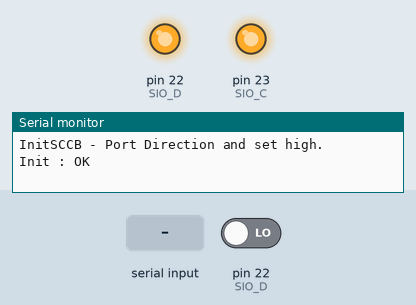
Recording of a sketch running on a simulated Arduino Mega 2560, built with avr-gcc and run on an emulated ATmega2560. On the bench: output pins drawn as LEDs (lit = HIGH), the last lines printed to the serial monitor. Dashed ring = blinking. Inputs (shaded band) come from the test bench; at power-on: pin 22 (SIO_D) LOW.

Above: at 1.2 s.
1.3 s: "t90\n" received over Serial
At 1.5 s:
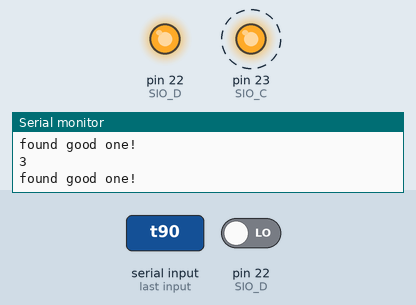
4.3 s: pin 22 (SIO_D) driven HIGH
7.3 s: "r90\n" received over Serial
10.3 s: "r,45\n" received over Serial
At 11.5 s:
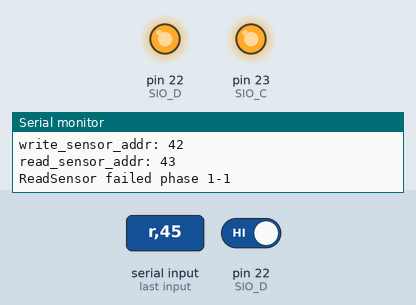
11.8 s: "t,45\n" received over Serial
At 12.0 s:
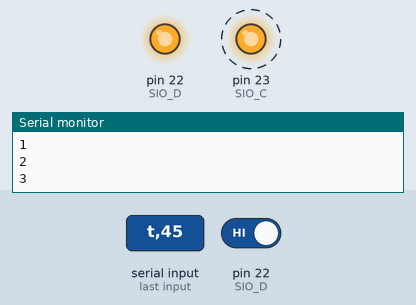
Timing chart, 0 to 15.8 s (numbered marks = the images above; inputs shaded):
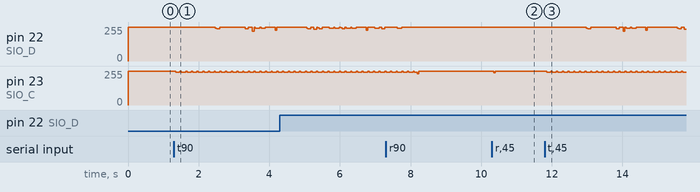

The sketch:

sccb_console.ino
```cpp
// start of a SCCB console, r to read, w to write, t to scan
// change the 3 #defines at the top for your hardware / setup

#define sensor_addr 33 // 0x21 in HEX, recheck with 't'
#define SIO_C 23
#define SIO_D 22

#define SIO_CLKDELAY 100

void InitSCCB(void) {
  pinMode(SIO_C, OUTPUT);
  pinMode(SIO_D, OUTPUT);

  digitalWrite(SIO_C, HIGH);
  digitalWrite(SIO_D, HIGH);
  Serial.println("InitSCCB - Port Direction and set high.");
}

void StartSCCB(void) {
//  Serial.println("Starting SCCB...");
  /*put HIGH in order to avoid propagating unknown bus state.*/
  digitalWrite(SIO_D, HIGH);
  delayMicroseconds(SIO_CLKDELAY);
  digitalWrite(SIO_C, HIGH);
  delayMicroseconds(SIO_CLKDELAY);
  digitalWrite(SIO_D, LOW); // documentation: assert SIO_D low while SIO_C high
  delayMicroseconds(SIO_CLKDELAY);
  digitalWrite(SIO_C, LOW);
//  Serial.println("Starting SCCB : done.");
}

void StopSCCB(void) {
//  Serial.println("Stoping SCCB...");
  digitalWrite(SIO_D,LOW);
  delayMicroseconds(SIO_CLKDELAY);
  digitalWrite(SIO_C,HIGH);
  delayMicroseconds(SIO_CLKDELAY);
  digitalWrite(SIO_D,HIGH);
  delayMicroseconds(SIO_CLKDELAY);
//  Serial.println("Stoping SCCB : done.");
}

char WriteSCCB(byte m_data) {
  unsigned char tem;
  for(int j = 0;j < 8;j++) {
    /*write the MSB not written yet :*/
    if((m_data << j) & 0x80)
    {
      digitalWrite(SIO_D, HIGH);
    }
    else {
      digitalWrite(SIO_D, LOW);
    }
    delayMicroseconds(SIO_CLKDELAY);
    digitalWrite(SIO_C, HIGH);
    delayMicroseconds(SIO_CLKDELAY);
    digitalWrite(SIO_C, LOW);
    delayMicroseconds(SIO_CLKDELAY);
  }
  /*eight bits have been send, let's deal with the ninth Don't-care one*/
  /*we put the SIO_D pin at low in order to avoid propagating any unknown state.*/
  /*why input ? because it enables a high impedance, I suppose...?*/
  pinMode(SIO_D, INPUT);
  digitalWrite(SIO_D, LOW);

  delayMicroseconds(SIO_CLKDELAY);
  digitalWrite(SIO_C, HIGH);
  delayMicroseconds(SIO_CLKDELAY);

  /*there is something to read to check the transmission :*/
  if(digitalRead(SIO_D) == HIGH)
  {
//    Serial.println("SCCB Write NG");
    tem = 0;
  } else {
    tem = 1;
//    Serial.println("SCCB Write : OK.");
  }

  digitalWrite(SIO_C, LOW);
  delayMicroseconds(SIO_CLKDELAY);

  /*let's clean that up :*/
  pinMode(SIO_D, OUTPUT);

  return tem;
}

char ReadSCCB(byte* m_data) {
  /* Let's make things readable */
  pinMode(SIO_D, INPUT);
  digitalWrite(SIO_D, LOW);

  for (unsigned int j = 0; j < 8; j++) {
    delayMicroseconds(SIO_CLKDELAY);
    digitalWrite(SIO_C, HIGH);

    /*let's read in the middle of the SIO_C cycle :*/
    /*read the MSB not read yet :*/
    if(digitalRead(SIO_D) != LOW) {
      *m_data = 0x01 | (*m_data << 1);
    } else {
      *m_data = 0xFE & (*m_data << 1) ;
    }

    delayMicroseconds(SIO_CLKDELAY);
    digitalWrite(SIO_C, LOW);
    delayMicroseconds(SIO_CLKDELAY);
  }

  /*eight bits have been read, let's deal with the ninth Don't-care one*/
  /*the master is responsible for driver SIO_D at logical 1 during the NA bit.*/
  pinMode(SIO_D, OUTPUT);
  digitalWrite(SIO_D, HIGH);

  delayMicroseconds(SIO_CLKDELAY);
  digitalWrite(SIO_C, HIGH);
  delayMicroseconds(SIO_CLKDELAY);

  /*there is something/nothing to read to check the transmission ???*/
  digitalWrite(SIO_C, LOW);
  delayMicroseconds(SIO_CLKDELAY);

  /*let's clean that up : reset as usual as if we had written...*/
  pinMode(SIO_D, OUTPUT);
  digitalWrite(SIO_D, LOW);

  return 1;
}

int ReadSensor(byte regID, byte* regData) {
  StartSCCB();
  /* 2-phase write transmission cycle */
  /*---------------------------------*/

  /* phase 1: slave_id is 7 bits + 1 bit 0 = w, 1 = r, + dont care */
  byte write_sensor_addr = sensor_addr << 1;
  byte read_sensor_addr = write_sensor_addr | 0x01;

  // LSB is left 0 for write
  Serial.print("write_sensor_addr: ");
  Serial.println(write_sensor_addr, HEX);
  Serial.print("read_sensor_addr: ");
  Serial.println(read_sensor_addr, HEX);

  if (WriteSCCB(write_sensor_addr) == 0) {
    Serial.println("ReadSensor failed phase 1-1");
    StopSCCB();
    return(0);
  }
  /* phase 2 : sub-address */
  if (WriteSCCB(regID) == 0) {
    Serial.println("ReadSensor failed phase 1-2");
    StopSCCB();
    return(0);
  }

  /* need to stop and restart between write and read parts */
  StopSCCB();
  StartSCCB();

  /*---------------------------------*/
  /* 2-phase read transmission cycle */
  /* phase 1 : ID address */
  if (WriteSCCB(read_sensor_addr) == 0)
  {
    Serial.println("ReadSensor failed phase 2-1");
    StopSCCB();
    return(0);
  }

  /*phase 2 : data reading*/
  if (ReadSCCB(regData) == 0) {
    Serial.println("ReadSensor failed phase 2-2");
    StopSCCB();
    return(0);
  }

  Serial.print("Got ");
  Serial.println(*regData, HEX);

  /*exiting*/
  StopSCCB();
  return(1);
}

int WriteSensor(byte regID, byte regData) {
  StartSCCB();

  /* phase 1: slave_id is 7 bits + 1 bit 0 = w, 1 = r, + dont care */
  byte write_sensor_addr = sensor_addr << 1;

  // LSB is left 0 for write
  Serial.print("write_sensor_addr: ");
  Serial.println(write_sensor_addr, HEX);

  if (WriteSCCB(write_sensor_addr) == 0) {
    Serial.println("Problem : 3 phase Write Error phase 1.");
    StopSCCB();
    return(0);
  }
  delayMicroseconds(SIO_CLKDELAY);

  /* phase 2 : sub address is just 8 bits, + don't care */
  if (WriteSCCB(regID) == 0) {
    Serial.println("Problem : 3 phase Write Error phase 2.");
    StopSCCB();
    return(0);
  }
  delayMicroseconds(SIO_CLKDELAY);

  /* phase 3 : data writing */
  if (WriteSCCB(regData) == 0) {
    Serial.println("Problem : 3 phase Write Error phase 3.");
    StopSCCB();
    return(0);
  }

  /*exiting*/
  StopSCCB();
  return(1);
}

int InitSensor(void) {
  int i = 0;
  InitSCCB();

  /* let's reset the SCCB ! */
//  if (WriteSensor(0xFF, 0x01) == 0) {
//    Serial.println("Problem : Resetting SCCB NG.");
//    return(0);
//  }

  return(0x01);
}

String readString;

void setup() {
  Serial.begin(115200);

  if(InitSensor())
    Serial.println("Init : OK");
  else
    Serial.println("Init : NG....");
}

void loop() {
  while (Serial.available()) {
    char c = Serial.read(); // gets one byte from serial buffer
    readString += c; //makes the string readString
    delay(2); //slow looping to allow buffer to fill with next character
  }
  if (readString.length() > 0) {
    Serial.println(readString);
  }

  if (readString[0] == 'r') {
    String rest = readString.substring(1);
    long int x;
    char* pEnd;
    x = strtol(rest.c_str(),&pEnd,16);
    byte temp;
    ReadSensor(x, &temp);
  }
  else if (readString[0] == 'w') {
    if (readString.length() == 10) {
      String sub_address = readString.substring(1, 5);
      long int sub_address_int;
      char* sub_address_c;
      sub_address_int = strtol(sub_address.c_str(),&sub_address_c,16);

      String data = readString.substring(6, 10);
      long int data_int;
      char* data_c;
      data_int = strtol(data.c_str(),&data_c,16);


      Serial.print("sub_address_int ");
      Serial.println(sub_address_int);

      Serial.print("data_intr ");
      Serial.println(data_int);

      byte temp = WriteSensor(sub_address_int, data_int);
      if (temp > 0) {
        Serial.println("found good one!");
      }
    }
  }
  else if (readString[0] == 't') {
    for (int j = 0; j < 128; ++j) {
      Serial.println(j);
      StartSCCB();
      byte temp = WriteSCCB(j << 1);
      StopSCCB();
      if (temp > 0) {
        Serial.println("found good one!");
      }
      delay(50);
    }
  }

  readString = "";
}
```

Measured:
- after the input at 1.3 s, pin 23 (SIO_C): alternates 255/255 for 0.04 s and 244/255 for 0.12 s, starting after 0.05 s
- after the input at 10.3 s, pin 23 (SIO_C): 255/255 → 241/255 after 0.05 s, → 255/255 0.04 s later
- after the input at 11.8 s, pin 23 (SIO_C): alternates 255/255 for 0.04 s and 244/255 for 0.12 s, starting after 0.05 s
